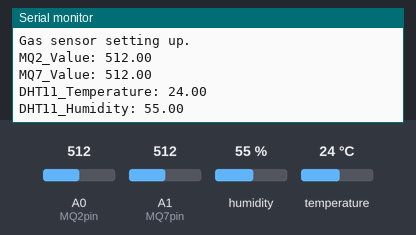
This sketch was run on a simulated Arduino Uno, built with avr-gcc and run on an emulated ATmega328P. Parts: the last lines printed to the serial monitor. The test bench sets the inputs (shaded band); at power-on: humidity 55 %, A0 (MQ2pin) = 512, A1 (MQ7pin) = 512, temperature 24 °C.

Above: at 11.2 s.
11.3 s: humidity set to 22 %
At 12.9 s:
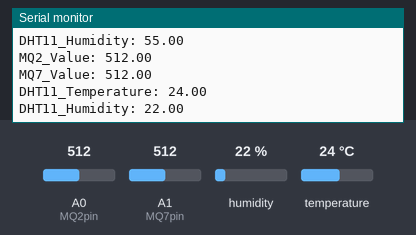
13.8 s: A0 (MQ2pin) set to 716
16.3 s: A1 (MQ7pin) set to 716
At 18.6 s:
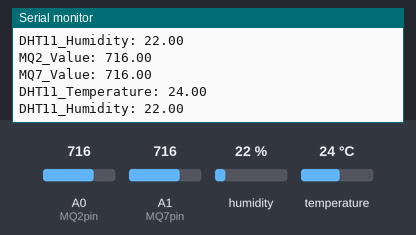
18.8 s: temperature set to 12 °C
At 21.0 s:
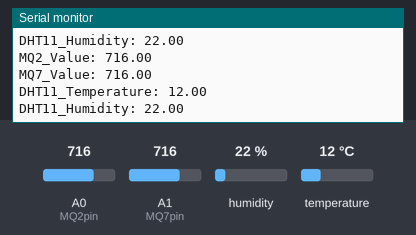
21.3 s: A0 (MQ2pin) set to 992
23.8 s: A1 (MQ7pin) set to 992
At 25.3 s:
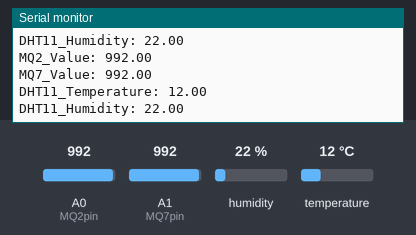
Timing chart, 0 to 26.8 s (numbered marks = the images above; inputs shaded):
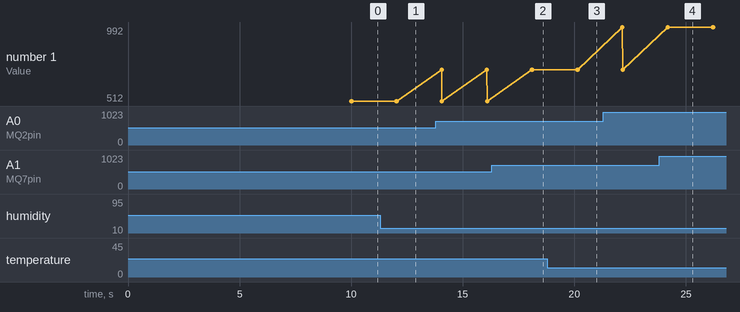

The sketch:

mq2_dht11_mq7.ino
```cpp
#define MQ2pin (A0)
float MQ2Value;  //variable to store sensor value

#define MQ7pin (A1)
float MQ7Value;  //variable to store sensor value

#include "DHT.h" // include the DHT library

#define DHTPIN 2 // define the Digital pin used by the DHT11
#define DHTTYPE DHT11 // Defining the DHT model which is used
DHT dht(DHTPIN, DHTTYPE); // We define the DHT with all its parameters

void setup()
{
  Serial.begin(9600); // sets the serial port to 9600
  Serial.println("Gas sensor setting up.");
  delay(10000); // allow the MQ-2 to set up and get ready
  dht.begin(); // setting up the DHT11
}

void loop()
{
  MQ2Value = analogRead(MQ2pin); // reading the input pin analog 0 (A0)
  MQ7Value = analogRead(MQ7pin); // reading the input pin analog 1 (A1)
  Serial.print("MQ2_Value: ");
  Serial.print(MQ2Value);
  Serial.println("");
  Serial.print("MQ7_Value: ");
  Serial.print(MQ7Value);
  Serial.println("");
  Serial.println("DHT11_Temperature: " + String(dht.readTemperature())); // The value is in Celsius degrees
  Serial.println("DHT11_Humidity: " + String(dht.readHumidity())); // The value is in %age
  delay(2000); // wait 2s for next reading
}
```

Measured:
- after the input at 11.3 s, the serial monitor: prints a new line after 0.79 s (image 1)
- after the input at 16.3 s, the serial monitor: prints a new line after 1.8 s (image 2)
- after the input at 18.8 s, the serial monitor: prints a new line after 1.4 s (image 3)
- after the input at 23.8 s, the serial monitor: prints a new line after 0.40 s (image 4)
